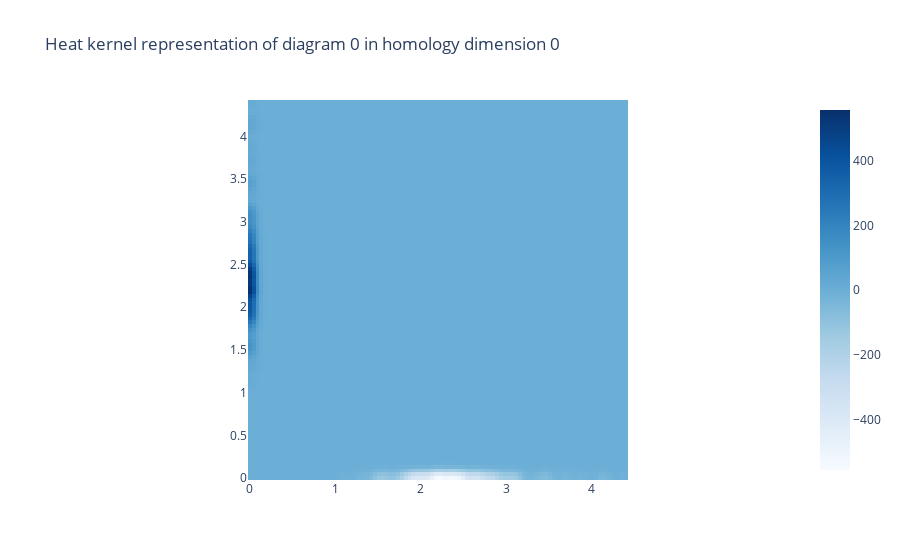

Here is the notebook cell this chart was saved with:
### Code cell
HK.plot(left_resting_hk[2])
